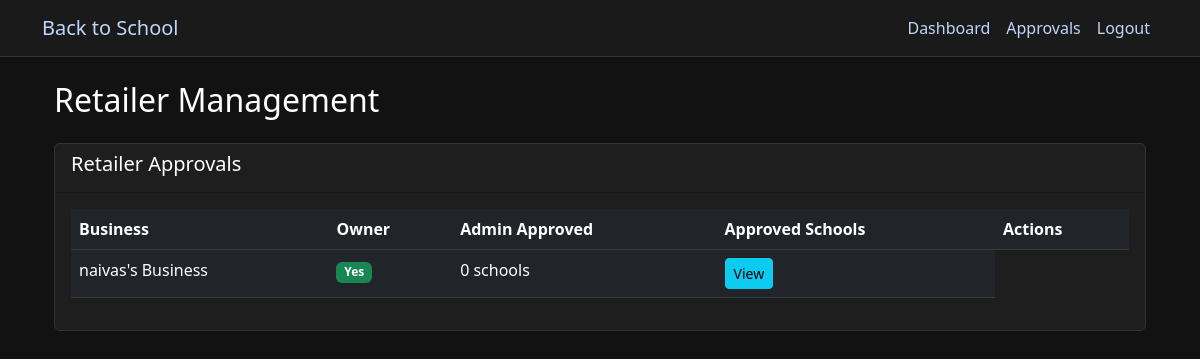
Page /admin/retailers (signed in) on the earlier database version.
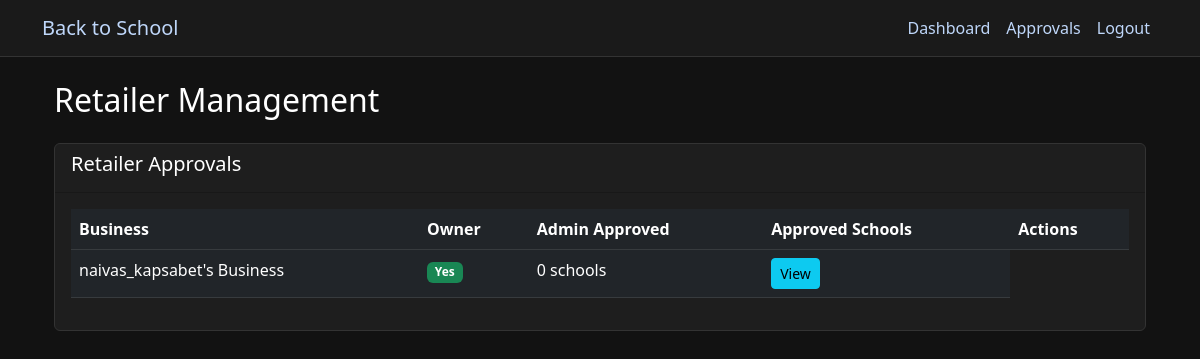
Same page on the later database version.
### app.py (models this page shows)
class Retailer(db.Model):
    id = db.Column(db.Integer, primary_key=True)
    user_id = db.Column(db.Integer, db.ForeignKey('user.id'), nullable=False)
    business_name = db.Column(db.String(100), nullable=False)
    business_address = db.Column(db.String(200))
    is_approved_by_admin = db.Column(db.Boolean, default=False)
    is_approved_by_school = db.Column(db.Boolean, default=False)
    approved_schools = db.relationship('School', secondary='retailer_school', backref='approved_retailers')

### app.py (the view)
@app.route('/admin/retailers')
@role_required(['app_admin'])
def admin_retailers():
    retailers = Retailer.query.order_by(Retailer.is_approved_by_admin).all()
    return render_template('admin/retailers.html', retailers=retailers)

### app.py (called while the page is built)
def role_required(roles):
    def decorator(f):
        @wraps(f)
        def decorated_function(*args, **kwargs):
            if 'user_id' not in session:
                flash('Please log in to access this page', 'error')
                return redirect(url_for('login'))
            if session['role'] not in roles:
                flash('You do not have permission to access this page', 'error')
                return redirect(url_for('dashboard'))
            return f(*args, **kwargs)
        return decorated_function
    return decorator

@app.context_processor
def inject_current_user():
    if 'user_id' in session:
        user = db.session.get(User, session['user_id'])
        return {'current_user': user}
    return {'current_user': None}

@app.context_processor
def inject_cart_item_count():
    if 'user_id' in session and session['role'] in ['parent', 'student']:
        user = db.session.get(User, session['user_id'])
        cart = user.carts[0] if user.carts else None
        if cart and cart.items:
            return {'cart_item_count': len(cart.items)}
    return {'cart_item_count': 0}

### templates/admin/retailers.html (shortened to what this page needs)
{% extends "base.html" %}
{% block content %}
<div class="container">
    <h2 class="mb-4">Retailer Management</h2>
    <div class="card">
        <div class="card-header">
            <h5>Retailer Approvals</h5>
        </div>
        <div class="card-body">
            <div class="table-responsive">
                <table class="table table-dark">
                    <thead>
                        <tr>
                            <th>Business</th>
                            <th>Owner</th>
                            <th>Admin Approved</th>
                            <th>Approved Schools</th>
                            <th>Actions</th>
                        </tr>
                    </thead>
                    <tbody>
                        {% for retailer in retailers %}
                        <tr>
                            <td>{{ retailer.business_name }}</td>
                            <td>
                                <span class="badge bg-{{ 'success' if retailer.is_approved_by_admin else 'warning' }}">
                                    {{ 'Yes' if retailer.is_approved_by_admin else 'No' }}
                                </span>
                            </td>
                            <td>{{ retailer.approved_schools|length }} schools</td>
                            <td>
                                <button type="button" class="btn btn-sm btn-info" data-bs-toggle="modal" data-bs-target="#schoolsModal{{ retailer.id }}">
                                    View
                                </button>
                            </td>
                        </tr>
                        {% endfor %}
                    </tbody>
                </table>
            </div>
        </div>
    </div>
</div>
{% endblock %}

Differences in the rows shown:
changed Retailer "Yes": business_name "naivas's Business" → "naivas_kapsabet's Business"
